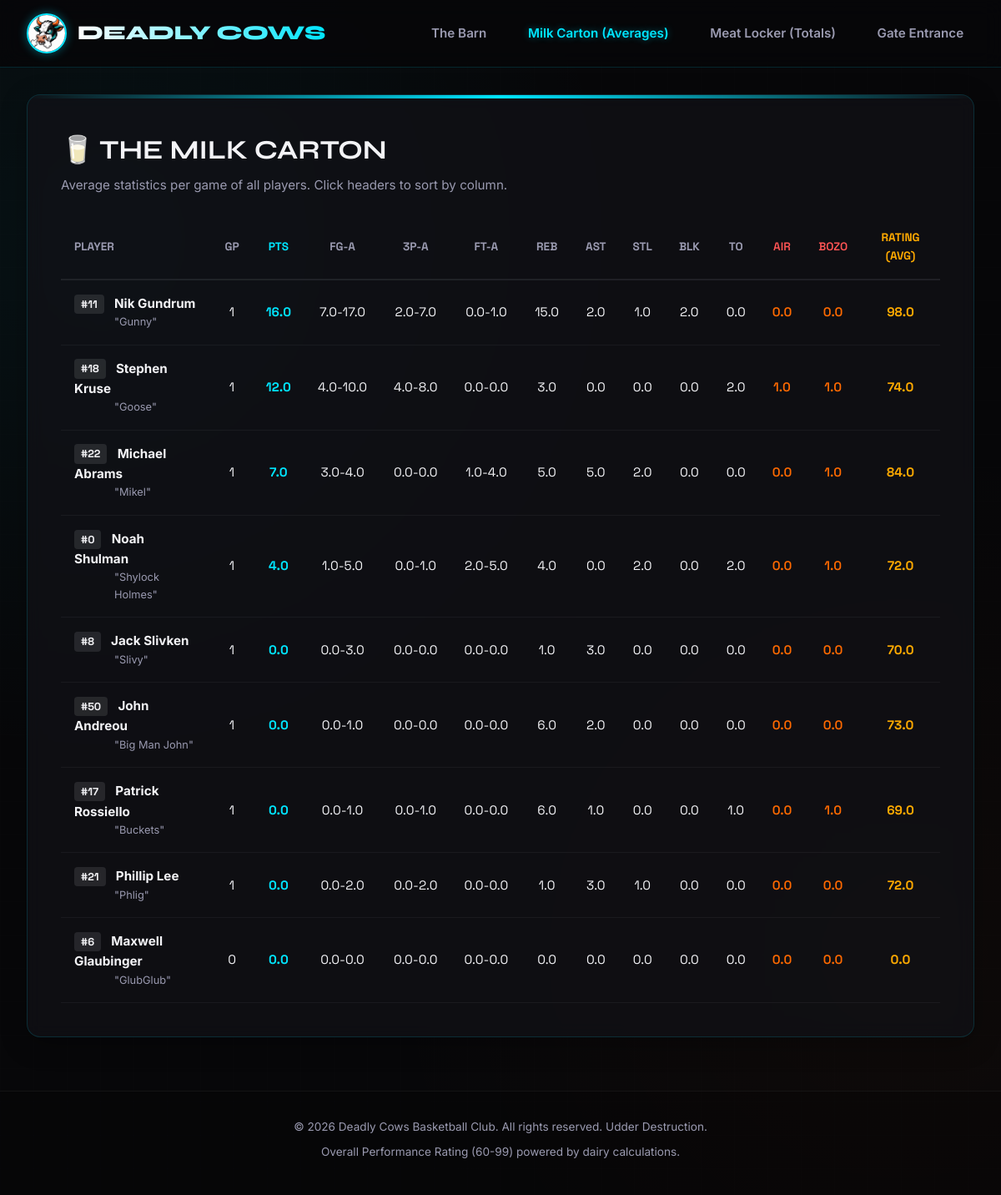
Screenshot of /averages with the database file from the repository.
### tables this page shows
CREATE TABLE players (
    id INTEGER PRIMARY KEY AUTOINCREMENT,
    name TEXT NOT NULL,
    jersey_number TEXT NOT NULL,
    nickname TEXT NOT NULL
);

### app.py (the view)
@app.route('/averages')
def averages():
    player_averages = database.get_player_averages()
    return render_template('averages.html', averages=player_averages)

### app.py (called while the page is built)
def is_admin():
    return session.get('logged_in') == True

@app.context_processor
def inject_globals():
    return dict(is_admin=is_admin)

### database.py (called while the page is built)
def get_db_connection():
    conn = sqlite3.connect(DB_PATH)
    conn.execute("PRAGMA foreign_keys = ON;")
    conn.row_factory = sqlite3.Row
    return conn

### templates/averages.html (shortened to what this page needs)
{% extends 'layout.html' %}
{% block content %}
<div class="glass-panel">
    <div style="display: flex; justify-content: space-between; align-items: center; margin-bottom: 1.5rem; flex-wrap: wrap; gap: 1rem;">
        <div>
            <h2 class="glass-panel-title" style="margin-bottom: 0.3rem;">🥛 The Milk Carton</h2>
            <p style="color: var(--text-secondary); font-size: 0.95rem;">Average statistics per game of all players. Click headers to sort by column.</p>
        </div>
    </div>
    {% if averages %}
        <div class="table-wrapper">
            <table class="stats-table">
                <thead>
                    <tr>
                        <th class="sortable">Player</th>
                        <th class="sortable" style="text-align: center;">GP</th>
                        <th class="sortable" style="text-align: center; color: var(--neon-green);">PTS</th>
                        <th class="sortable" style="text-align: center;">FG-A</th>
                        <th class="sortable" style="text-align: center;">3P-A</th>
                        <th class="sortable" style="text-align: center;">FT-A</th>
                        <th class="sortable" style="text-align: center;">REB</th>
                        <th class="sortable" style="text-align: center;">AST</th>
                        <th class="sortable" style="text-align: center;">STL</th>
                        <th class="sortable" style="text-align: center;">BLK</th>
                        <th class="sortable" style="text-align: center;">TO</th>
                        <th class="sortable text-bad" style="text-align: center; color: #ff5555;">AIR</th>
                        <th class="sortable text-bad" style="text-align: center; color: #ff5555;">BOZO</th>
                        <th class="sortable" style="text-align: center; color: var(--neon-gold);">Rating (Avg)</th>
                    </tr>
                </thead>
                <tbody>
                    {% for p in averages %}
                        <tr>
                            <td>
                                <span class="jersey-badge">#{{ p.jersey_number }}</span>
                                <strong>{{ p.name }}</strong>
                                <span style="font-size: 0.8rem; color: var(--text-secondary); display: block; margin-left: 3rem;">
                                    "{{ p.nickname }}"
                                </span>
                            </td>
                            <td style="text-align: center; font-family: var(--font-mono);">{{ p.games_played }}</td>
                            <td data-label="PTS" style="text-align: center; font-family: var(--font-mono); font-weight: 700; color: var(--neon-green);">{{ p.avg_points }}</td>
                            <td data-label="FG-A" style="text-align: center; font-family: var(--font-mono);">{{ p.avg_fg }}-{{ p.avg_fga }}</td>
                            <td data-label="3P-A" style="text-align: center; font-family: var(--font-mono);">{{ p.avg_three_pt }}-{{ p.avg_three_pta }}</td>
                            <td data-label="FT-A" style="text-align: center; font-family: var(--font-mono);">{{ p.avg_ft }}-{{ p.avg_fta }}</td>
                            <td data-label="REB" style="text-align: center; font-family: var(--font-mono);">{{ p.avg_rebounds }}</td>
                            <td data-label="AST" style="text-align: center; font-family: var(--font-mono);">{{ p.avg_assists }}</td>
                            <td data-label="STL" style="text-align: center; font-family: var(--font-mono);">{{ p.avg_steals }}</td>
                            <td data-label="BLK" style="text-align: center; font-family: var(--font-mono);">{{ p.avg_blocks }}</td>
                            <td data-label="TO" style="text-align: center; font-family: var(--font-mono);">{{ p.avg_turnovers }}</td>
                            <td data-label="AIR" style="text-align: center; font-family: var(--font-mono); color: var(--neon-red); font-weight: 600;">{{ p.avg_airballs }}</td>
                            <td data-label="BOZO" style="text-align: center; font-family: var(--font-mono); color: var(--neon-red); font-weight: 600;">{{ p.avg_bozo_moments }}</td>
                            <td data-label="Rating" style="text-align: center; font-family: var(--font-mono); font-weight: 700; color: var(--neon-gold);">{{ p.avg_rating }}</td>
                        </tr>
                    {% endfor %}
                </tbody>
            </table>
        </div>
    {% else %}
        <div style="text-align: center; padding: 3rem; color: var(--text-secondary);">
            <p>No player average stats available. First add some players and record matches in the admin section.</p>
        </div>
    {% endif %}
</div>
{% endblock %}

### static/css/style.css (style rules this page uses)
:root { --bg-color: #070709; --card-bg: rgba(18, 18, 24, 0.7); --border-color: rgba(0, 229, 255, 0.15); --neon-green: #00e5ff; --neon-green-glow: rgba(0, 229, 255, 0.4); --neon-red: #ff6a00; --neon-red-glow: rgba(255, 106, 0, 0.4); --neon-gold: #ffaa00; --neon-gold-glow: rgba(255, 170, 0, 0.4); --text-primary: #f3f3f6; --text-secondary: #9a9ab0; --font-header: 'Syne', sans-serif; --font-mono: 'Space Grotesk', sans-serif; --font-body: 'Inter', sans-serif; }
* { box-sizing: border-box; margin: 0; padding: 0; }
body { background-color: var(--bg-color); background-image: radial-gradient(circle at 10% 20%, rgba(0, 229, 255, 0.05) 0%, transparent 40%), radial-gradient(circle at 90% 80%, rgba(255, 106, 0, 0.03) 0%, transparent 40%), linear-gradient(rgba(255, 255, 255, 0.005) 1px, transparent 1px), linear-gradient(90deg, rgba(255, 255, 255, 0.005) 1px, transparent 1px); background-size: 100% 100%, 100% 100%, 40px 40px, 40px 40px; color: var(--text-primary); font-family: var(--font-body); line-height: 1.6; overflow-x: hidden; min-height: 100vh; }
.glass-panel { background: var(--card-bg); backdrop-filter: blur(10px); border: 1px solid var(--border-color); border-radius: 16px; padding: 2.5rem; box-shadow: 0 8px 32px rgba(0, 0, 0, 0.3); margin-bottom: 2.5rem; position: relative; overflow: hidden; }
.glass-panel::before { content: ''; position: absolute; top: 0; left: 0; width: 100%; height: 4px; background: linear-gradient(90deg, transparent, var(--neon-green), transparent); }
.glass-panel-title { font-family: var(--font-header); font-size: 2rem; text-transform: uppercase; margin-bottom: 1.5rem; display: flex; align-items: center; gap: 0.8rem; }
.table-wrapper { overflow-x: auto; margin-top: 1rem; }
table.stats-table { width: 100%; border-collapse: collapse; text-align: left; }
table.stats-table th { padding: 1rem; font-family: var(--font-mono); font-size: 0.85rem; text-transform: uppercase; color: var(--text-secondary); border-bottom: 2px solid rgba(255, 255, 255, 0.08); }
table.stats-table td { padding: 1rem; border-bottom: 1px solid rgba(255, 255, 255, 0.05); font-size: 0.95rem; }
.text-bad { color: var(--neon-red); font-weight: 600; }
.jersey-badge { background: rgba(255, 255, 255, 0.1); color: var(--text-primary); font-family: var(--font-mono); font-size: 0.8rem; padding: 0.2rem 0.5rem; border-radius: 4px; margin-right: 0.5rem; font-weight: 700; }

### rows the page displays
players: jersey_number "11", name "Nik Gundrum", nickname "Gunny", games_played "1", avg_points "16.0", avg_fg "7.0", avg_fga "17.0", avg_three_pt "2.0", avg_three_pta "7.0", avg_ft "0.0", avg_fta "1.0", avg_rebounds "15.0", avg_assists "2.0", avg_steals "1.0", avg_blocks "2.0", avg_turnovers "0.0", avg_airballs "0.0", avg_bozo_moments "0.0", avg_rating "98.0"
players: jersey_number "18", name "Stephen Kruse", nickname "Goose", games_played "1", avg_points "12.0", avg_fg "4.0", avg_fga "10.0", avg_three_pt "4.0", avg_three_pta "8.0", avg_ft "0.0", avg_fta "0.0", avg_rebounds "3.0", avg_assists "0.0", avg_steals "0.0", avg_blocks "0.0", avg_turnovers "2.0", avg_airballs "1.0", avg_bozo_moments "1.0", avg_rating "74.0"
players: jersey_number "22", name "Michael Abrams", nickname "Mikel", games_played "1", avg_points "7.0", avg_fg "3.0", avg_fga "4.0", avg_three_pt "0.0", avg_three_pta "0.0", avg_ft "1.0", avg_fta "4.0", avg_rebounds "5.0", avg_assists "5.0", avg_steals "2.0", avg_blocks "0.0", avg_turnovers "0.0", avg_airballs "0.0", avg_bozo_moments "1.0", avg_rating "84.0"
players: jersey_number "0", name "Noah Shulman", nickname "Shylock Holmes", games_played "1", avg_points "4.0", avg_fg "1.0", avg_fga "5.0", avg_three_pt "0.0", avg_three_pta "1.0", avg_ft "2.0", avg_fta "5.0", avg_rebounds "4.0", avg_assists "0.0", avg_steals "2.0", avg_blocks "0.0", avg_turnovers "2.0", avg_airballs "0.0", avg_bozo_moments "1.0", avg_rating "72.0"
players: jersey_number "8", name "Jack Slivken", nickname "Slivy", games_played "1", avg_points "0.0", avg_fg "0.0", avg_fga "3.0", avg_three_pt "0.0", avg_three_pta "0.0", avg_ft "0.0", avg_fta "0.0", avg_rebounds "1.0", avg_assists "3.0", avg_steals "0.0", avg_blocks "0.0", avg_turnovers "0.0", avg_airballs "0.0", avg_bozo_moments "0.0", avg_rating "70.0"
players: jersey_number "50", name "John Andreou", nickname "Big Man John", games_played "1", avg_points "0.0", avg_fg "0.0", avg_fga "1.0", avg_three_pt "0.0", avg_three_pta "0.0", avg_ft "0.0", avg_fta "0.0", avg_rebounds "6.0", avg_assists "2.0", avg_steals "0.0", avg_blocks "0.0", avg_turnovers "0.0", avg_airballs "0.0", avg_bozo_moments "0.0", avg_rating "73.0"
players: jersey_number "17", name "Patrick Rossiello", nickname "Buckets", games_played "1", avg_points "0.0", avg_fg "0.0", avg_fga "1.0", avg_three_pt "0.0", avg_three_pta "1.0", avg_ft "0.0", avg_fta "0.0", avg_rebounds "6.0", avg_assists "1.0", avg_steals "0.0", avg_blocks "0.0", avg_turnovers "1.0", avg_airballs "0.0", avg_bozo_moments "1.0", avg_rating "69.0"
players: jersey_number "21", name "Phillip Lee", nickname "Phlig", games_played "1", avg_points "0.0", avg_fg "0.0", avg_fga "2.0", avg_three_pt "0.0", avg_three_pta "2.0", avg_ft "0.0", avg_fta "0.0", avg_rebounds "1.0", avg_assists "3.0", avg_steals "1.0", avg_blocks "0.0", avg_turnovers "0.0", avg_airballs "0.0", avg_bozo_moments "0.0", avg_rating "72.0"
players: jersey_number "6", name "Maxwell Glaubinger", nickname "GlubGlub", games_played "0", avg_points "0.0", avg_fg "0.0", avg_fga "0.0", avg_three_pt "0.0", avg_three_pta "0.0", avg_ft "0.0", avg_fta "0.0", avg_rebounds "0.0", avg_assists "0.0", avg_steals "0.0", avg_blocks "0.0", avg_turnovers "0.0", avg_airballs "0.0", avg_bozo_moments "0.0", avg_rating "0.0"
